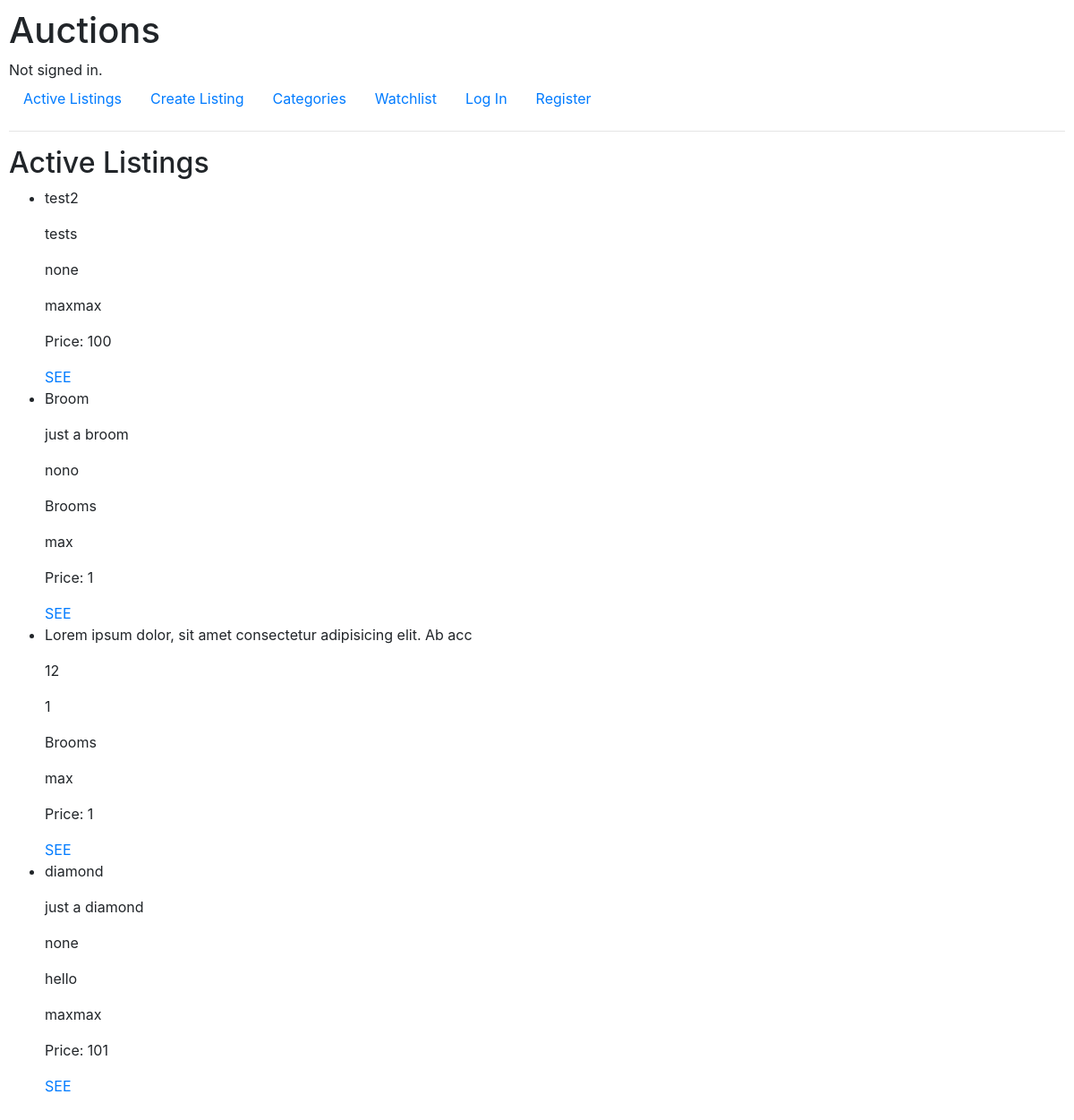
The app's page /, older data.
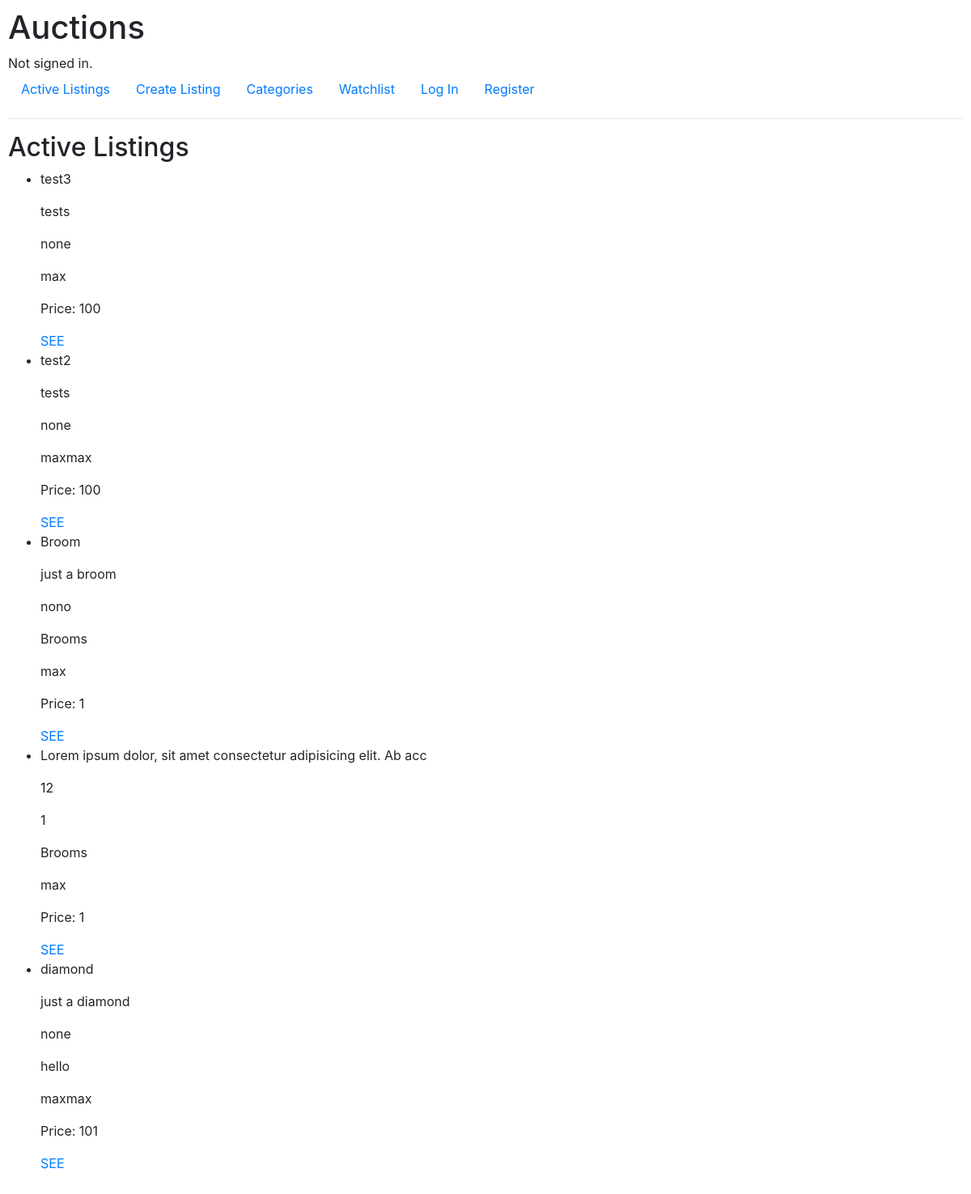
The same page, newer data.
### auctions/models.py (models this page shows, shortened)
class Listing(models.Model):
    title = models.CharField(max_length=64)
    description = models.CharField(max_length=1000)
    starting_price = models.IntegerField(validators=[
        MinValueValidator(1)
    ])
    photo = models.CharField(max_length=1000)
    category = models.ForeignKey(Category, on_delete=models.SET_NULL, related_name="listings", null=True, blank=True)
    owner = models.ForeignKey(User,related_name="listings", on_delete=models.CASCADE)
    active = models.BooleanField(default=True)
    datetime = models.DateTimeField(default=datetime(2021, 9, 12))
    def highest_bid(self):
        return self.bids.order_by("-value").first()

class User(AbstractUser):
    watchlist = models.ManyToManyField('Listing', blank=True, related_name="users_watching")

class Category(models.Model):
    name = models.CharField(max_length=32, unique=True)

class Bid(models.Model):
    value = models.IntegerField()
    user = models.ForeignKey(User, on_delete=models.CASCADE, related_name="bids")
    listing = models.ForeignKey(Listing, on_delete=models.CASCADE, related_name="bids")

### auctions/views.py (the view)
# urls.py: path("", views.index, name="index"),
def index(request):
    listings = Listing.objects.filter(active=True).order_by("-datetime").all()
    return render(request, "auctions/index.html", {
        "listings": listings,
    })

### auctions/templates/auctions/index.html
{% extends "auctions/layout.html" %}
{% block body %}
    <h2>Active Listings</h2>
    <ul>
        {% for listing in listings %}
            <li>
                <p>{{ listing.title }}</p>
                <p>{{ listing.description }}</p>
                <p>{{ listing.photo }}</p>
                <p>{{ listing.category.name }}</p>
                <p>{{ listing.owner.username }}</p>
                <p>Price:
                    {% if listing.highest_bid %}
                        {{ listing.highest_bid.value }}
                    {% else %}
                        {{ listing.starting_price }}
                    {% endif %}
                </p>
                <a href="{% url 'listing' listing.id %}">SEE</a>
            </li>
        {% empty %}
            <li>No active listings for now.</li>
        {% endfor %}
    </ul>
{% endblock %}

### auctions/templates/auctions/layout.html (shortened to what this page needs)
{% load static %}
<!DOCTYPE html>
<html lang="en">
    <head>
        <link rel="stylesheet" href="https://stackpath.bootstrapcdn.com/bootstrap/4.4.1/css/bootstrap.min.css">
        <link href="{% static 'auctions/styles.css' %}" rel="stylesheet">
    </head>
    <body>
        <h1>Auctions</h1>
        <div>
            {% if user.is_authenticated %}
                Signed in as <strong>{{ user.username }}</strong>.
            {% else %}
                Not signed in.
            {% endif %}
        </div>
        <ul class="nav">
            <li class="nav-item">
                <a class="nav-link" href="{% url 'index' %}">Active Listings</a>
            </li>
            <li class="nav-item">
                <a class="nav-link" href="{% url 'new_listing' %}">Create Listing</a>
            </li>
            <li class="nav-item">
                <a class="nav-link" href="{% url 'categories' %}">Categories</a>
            </li>
            <li class="nav-item">
                <a class="nav-link" href="{% url 'watchlist' %}">Watchlist</a>
            </li>
            {% if user.is_authenticated %}
                <li class="nav-item">
                    <a class="nav-link" href="{% url 'logout' %}">Log Out</a>
                </li>
            {% else %}
                <li class="nav-item">
                    <a class="nav-link" href="{% url 'login' %}">Log In</a>
                </li>
                <li class="nav-item">
                    <a class="nav-link" href="{% url 'register' %}">Register</a>
                </li>
            {% endif %}
        </ul>
        <hr>
        {% block body %}
        {% endblock %}
    </body>
</html>

### auctions/static/auctions/styles.css (style rules this page uses)
body { padding: 10px; }

Row changes from the older to the newer data that the page shows:
added Listing: title "test3", description "tests", photo "none", owner.username "max", starting_price "100"
